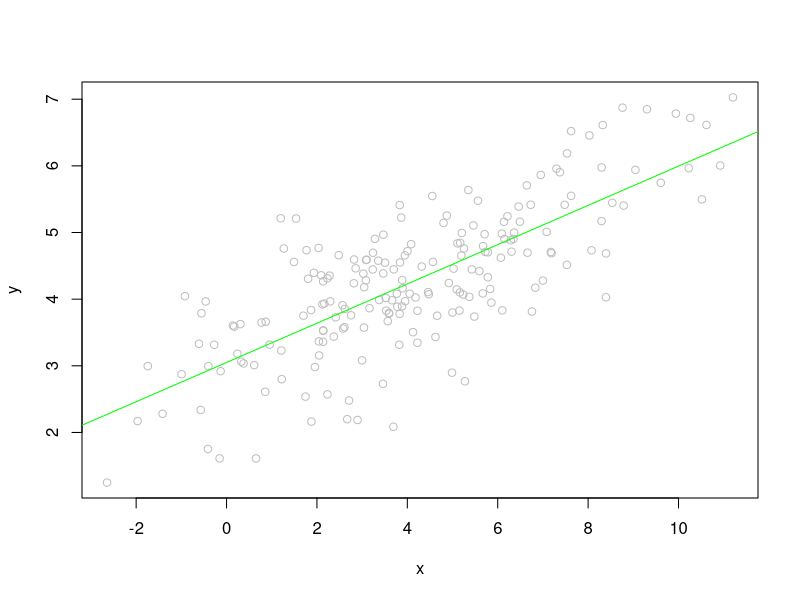
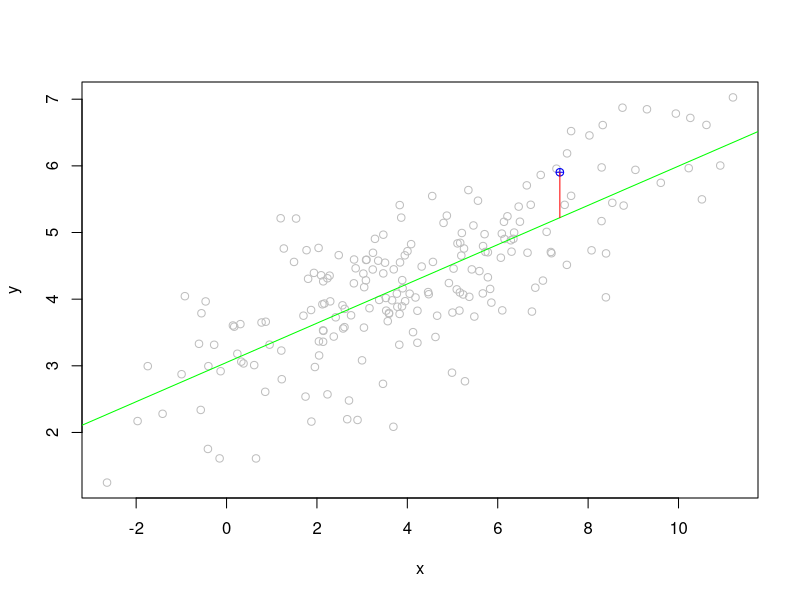

The R script that drew these images, in order:
## ---- chunk 1
knitr::opts_chunk$set(warning=FALSE, results = FALSE, message=FALSE, fig.path = "img/")
## ---- chunk 2
set.seed(1)
## ---- chunk 3
x = rnorm(n=200, mean=4, sd=3)
## ---- chunk 4
b0 = 3
b1 = 0.3
## ---- chunk 5
e = rnorm(n=200, mean=0, sd=0.7)
## ---- chunk 6
y = b0 + b1*x + e
## ---- chunk 7
m = lm(y ~ x)
summary(m)
plot(x,y, col='grey')
abline(m, col='green')
## ---- chunk 8
i = 15
plot(x,y, col='grey')
abline(m, col='green')
points(x[i], y[i], col='blue', pch=10)
segments(x[i], y[i], y1 = m$fitted.values[i], col='red')
## ---- chunk 9
sum_of_sq <- function(x) sum(x^2)
resid_ss = sum_of_sq(m$residuals)
total_ss = sum_of_sq(y - mean(y))
1 - (resid_ss / total_ss)
